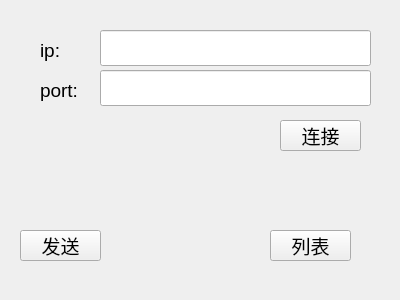
<?xml version="1.0" encoding="UTF-8"?>
<ui version="4.0">
 <class>MainWidget</class>
 <widget class="QWidget" name="MainWidget">
  <property name="geometry">
   <rect>
    <x>0</x>
    <y>0</y>
    <width>400</width>
    <height>300</height>
   </rect>
  </property>
  <property name="windowTitle">
   <string>MainWidget</string>
  </property>
  <widget class="QLabel" name="label">
   <property name="geometry">
    <rect>
     <x>40</x>
     <y>30</y>
     <width>41</width>
     <height>41</height>
    </rect>
   </property>
   <property name="font">
    <font>
     <pointsize>14</pointsize>
    </font>
   </property>
   <property name="text">
    <string>ip:</string>
   </property>
  </widget>
  <widget class="QLabel" name="label_2">
   <property name="geometry">
    <rect>
     <x>40</x>
     <y>70</y>
     <width>61</width>
     <height>41</height>
    </rect>
   </property>
   <property name="font">
    <font>
     <pointsize>14</pointsize>
    </font>
   </property>
   <property name="text">
    <string>port:</string>
   </property>
  </widget>
  <widget class="QLineEdit" name="ipLineEdit">
   <property name="geometry">
    <rect>
     <x>100</x>
     <y>30</y>
     <width>271</width>
     <height>36</height>
    </rect>
   </property>
   <property name="font">
    <font>
     <pointsize>14</pointsize>
    </font>
   </property>
  </widget>
  <widget class="QLineEdit" name="portLineEdit">
   <property name="geometry">
    <rect>
     <x>100</x>
     <y>70</y>
     <width>271</width>
     <height>36</height>
    </rect>
   </property>
   <property name="font">
    <font>
     <pointsize>14</pointsize>
    </font>
   </property>
  </widget>
  <widget class="QPushButton" name="connectButton">
   <property name="geometry">
    <rect>
     <x>280</x>
     <y>120</y>
     <width>81</width>
     <height>31</height>
    </rect>
   </property>
   <property name="font">
    <font>
     <pointsize>14</pointsize>
    </font>
   </property>
   <property name="text">
    <string>连接</string>
   </property>
  </widget>
  <widget class="QPushButton" name="sendButton">
   <property name="geometry">
    <rect>
     <x>20</x>
     <y>230</y>
     <width>81</width>
     <height>31</height>
    </rect>
   </property>
   <property name="font">
    <font>
     <pointsize>14</pointsize>
    </font>
   </property>
   <property name="text">
    <string>发送</string>
   </property>
  </widget>
  <widget class="QPushButton" name="sendButton_2">
   <property name="geometry">
    <rect>
     <x>270</x>
     <y>230</y>
     <width>81</width>
     <height>31</height>
    </rect>
   </property>
   <property name="font">
    <font>
     <pointsize>14</pointsize>
    </font>
   </property>
   <property name="text">
    <string>列表</string>
   </property>
  </widget>
 </widget>
 <layoutdefault spacing="6" margin="11"/>
 <resources/>
 <connections/>
</ui>
